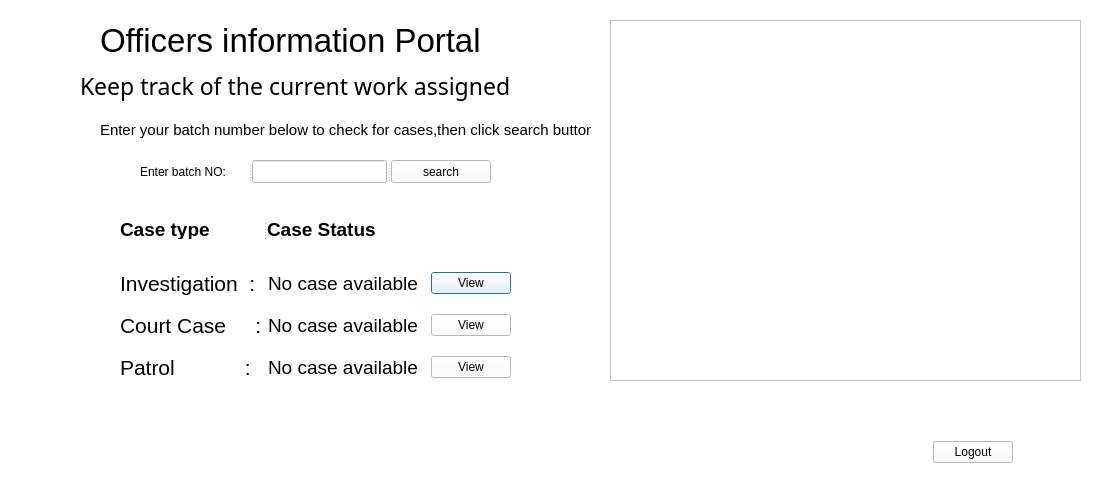
<?xml version="1.0" encoding="UTF-8"?>
<ui version="4.0">
 <class>Officer</class>
 <widget class="QDialog" name="Officer">
  <property name="geometry">
   <rect>
    <x>0</x>
    <y>0</y>
    <width>1094</width>
    <height>478</height>
   </rect>
  </property>
  <property name="palette">
   <palette>
    <active>
     <colorrole role="WindowText">
      <brush brushstyle="SolidPattern">
       <color alpha="255">
        <red>0</red>
        <green>0</green>
        <blue>0</blue>
       </color>
      </brush>
     </colorrole>
     <colorrole role="Button">
      <brush brushstyle="SolidPattern">
       <color alpha="255">
        <red>255</red>
        <green>255</green>
        <blue>255</blue>
       </color>
      </brush>
     </colorrole>
     <colorrole role="Light">
      <brush brushstyle="SolidPattern">
       <color alpha="255">
        <red>255</red>
        <green>255</green>
        <blue>255</blue>
       </color>
      </brush>
     </colorrole>
     <colorrole role="Midlight">
      <brush brushstyle="SolidPattern">
       <color alpha="255">
        <red>255</red>
        <green>255</green>
        <blue>255</blue>
       </color>
      </brush>
     </colorrole>
     <colorrole role="Dark">
      <brush brushstyle="SolidPattern">
       <color alpha="255">
        <red>127</red>
        <green>127</green>
        <blue>127</blue>
       </color>
      </brush>
     </colorrole>
     <colorrole role="Mid">
      <brush brushstyle="SolidPattern">
       <color alpha="255">
        <red>170</red>
        <green>170</green>
        <blue>170</blue>
       </color>
      </brush>
     </colorrole>
     <colorrole role="Text">
      <brush brushstyle="SolidPattern">
       <color alpha="255">
        <red>0</red>
        <green>0</green>
        <blue>0</blue>
       </color>
      </brush>
     </colorrole>
     <colorrole role="BrightText">
      <brush brushstyle="SolidPattern">
       <color alpha="255">
        <red>255</red>
        <green>255</green>
        <blue>255</blue>
       </color>
      </brush>
     </colorrole>
     <colorrole role="ButtonText">
      <brush brushstyle="SolidPattern">
       <color alpha="255">
        <red>0</red>
        <green>0</green>
        <blue>0</blue>
       </color>
      </brush>
     </colorrole>
     <colorrole role="Base">
      <brush brushstyle="SolidPattern">
       <color alpha="255">
        <red>255</red>
        <green>255</green>
        <blue>255</blue>
       </color>
      </brush>
     </colorrole>
     <colorrole role="Window">
      <brush brushstyle="SolidPattern">
       <color alpha="255">
        <red>255</red>
        <green>255</green>
        <blue>255</blue>
       </color>
      </brush>
     </colorrole>
     <colorrole role="Shadow">
      <brush brushstyle="SolidPattern">
       <color alpha="255">
        <red>0</red>
        <green>0</green>
        <blue>0</blue>
       </color>
      </brush>
     </colorrole>
     <colorrole role="AlternateBase">
      <brush brushstyle="SolidPattern">
       <color alpha="255">
        <red>255</red>
        <green>255</green>
        <blue>255</blue>
       </color>
      </brush>
     </colorrole>
     <colorrole role="ToolTipBase">
      <brush brushstyle="SolidPattern">
       <color alpha="255">
        <red>255</red>
        <green>255</green>
        <blue>220</blue>
       </color>
      </brush>
     </colorrole>
     <colorrole role="ToolTipText">
      <brush brushstyle="SolidPattern">
       <color alpha="255">
        <red>0</red>
        <green>0</green>
        <blue>0</blue>
       </color>
      </brush>
     </colorrole>
    </active>
    <inactive>
     <colorrole role="WindowText">
      <brush brushstyle="SolidPattern">
       <color alpha="255">
        <red>0</red>
        <green>0</green>
        <blue>0</blue>
       </color>
      </brush>
     </colorrole>
     <colorrole role="Button">
      <brush brushstyle="SolidPattern">
       <color alpha="255">
        <red>255</red>
        <green>255</green>
        <blue>255</blue>
       </color>
      </brush>
     </colorrole>
     <colorrole role="Light">
      <brush brushstyle="SolidPattern">
       <color alpha="255">
        <red>255</red>
        <green>255</green>
        <blue>255</blue>
       </color>
      </brush>
     </colorrole>
     <colorrole role="Midlight">
      <brush brushstyle="SolidPattern">
       <color alpha="255">
        <red>255</red>
        <green>255</green>
        <blue>255</blue>
       </color>
      </brush>
     </colorrole>
     <colorrole role="Dark">
      <brush brushstyle="SolidPattern">
       <color alpha="255">
        <red>127</red>
        <green>127</green>
        <blue>127</blue>
       </color>
      </brush>
     </colorrole>
     <colorrole role="Mid">
      <brush brushstyle="SolidPattern">
       <color alpha="255">
        <red>170</red>
        <green>170</green>
        <blue>170</blue>
       </color>
      </brush>
     </colorrole>
     <colorrole role="Text">
      <brush brushstyle="SolidPattern">
       <color alpha="255">
        <red>0</red>
        <green>0</green>
        <blue>0</blue>
       </color>
      </brush>
     </colorrole>
     <colorrole role="BrightText">
      <brush brushstyle="SolidPattern">
       <color alpha="255">
        <red>255</red>
        <green>255</green>
        <blue>255</blue>
       </color>
      </brush>
     </colorrole>
     <colorrole role="ButtonText">
      <brush brushstyle="SolidPattern">
       <color alpha="255">
        <red>0</red>
        <green>0</green>
        <blue>0</blue>
       </color>
      </brush>
     </colorrole>
     <colorrole role="Base">
      <brush brushstyle="SolidPattern">
       <color alpha="255">
        <red>255</red>
        <green>255</green>
        <blue>255</blue>
       </color>
      </brush>
     </colorrole>
     <colorrole role="Window">
      <brush brushstyle="SolidPattern">
       <color alpha="255">
        <red>255</red>
        <green>255</green>
        <blue>255</blue>
       </color>
      </brush>
     </colorrole>
     <colorrole role="Shadow">
      <brush brushstyle="SolidPattern">
       <color alpha="255">
        <red>0</red>
        <green>0</green>
        <blue>0</blue>
       </color>
      </brush>
     </colorrole>
     <colorrole role="AlternateBase">
      <brush brushstyle="SolidPattern">
       <color alpha="255">
        <red>255</red>
        <green>255</green>
        <blue>255</blue>
       </color>
      </brush>
     </colorrole>
     <colorrole role="ToolTipBase">
      <brush brushstyle="SolidPattern">
       <color alpha="255">
        <red>255</red>
        <green>255</green>
        <blue>220</blue>
       </color>
      </brush>
     </colorrole>
     <colorrole role="ToolTipText">
      <brush brushstyle="SolidPattern">
       <color alpha="255">
        <red>0</red>
        <green>0</green>
        <blue>0</blue>
       </color>
      </brush>
     </colorrole>
    </inactive>
    <disabled>
     <colorrole role="WindowText">
      <brush brushstyle="SolidPattern">
       <color alpha="255">
        <red>127</red>
        <green>127</green>
        <blue>127</blue>
       </color>
      </brush>
     </colorrole>
     <colorrole role="Button">
      <brush brushstyle="SolidPattern">
       <color alpha="255">
        <red>255</red>
        <green>255</green>
        <blue>255</blue>
       </color>
      </brush>
     </colorrole>
     <colorrole role="Light">
      <brush brushstyle="SolidPattern">
       <color alpha="255">
        <red>255</red>
        <green>255</green>
        <blue>255</blue>
       </color>
      </brush>
     </colorrole>
     <colorrole role="Midlight">
      <brush brushstyle="SolidPattern">
       <color alpha="255">
        <red>255</red>
        <green>255</green>
        <blue>255</blue>
       </color>
      </brush>
     </colorrole>
     <colorrole role="Dark">
      <brush brushstyle="SolidPattern">
       <color alpha="255">
        <red>127</red>
        <green>127</green>
        <blue>127</blue>
       </color>
      </brush>
     </colorrole>
     <colorrole role="Mid">
      <brush brushstyle="SolidPattern">
       <color alpha="255">
        <red>170</red>
        <green>170</green>
        <blue>170</blue>
       </color>
      </brush>
     </colorrole>
     <colorrole role="Text">
      <brush brushstyle="SolidPattern">
       <color alpha="255">
        <red>127</red>
        <green>127</green>
        <blue>127</blue>
       </color>
      </brush>
     </colorrole>
     <colorrole role="BrightText">
      <brush brushstyle="SolidPattern">
       <color alpha="255">
        <red>255</red>
        <green>255</green>
        <blue>255</blue>
       </color>
      </brush>
     </colorrole>
     <colorrole role="ButtonText">
      <brush brushstyle="SolidPattern">
       <color alpha="255">
        <red>127</red>
        <green>127</green>
        <blue>127</blue>
       </color>
      </brush>
     </colorrole>
     <colorrole role="Base">
      <brush brushstyle="SolidPattern">
       <color alpha="255">
        <red>255</red>
        <green>255</green>
        <blue>255</blue>
       </color>
      </brush>
     </colorrole>
     <colorrole role="Window">
      <brush brushstyle="SolidPattern">
       <color alpha="255">
        <red>255</red>
        <green>255</green>
        <blue>255</blue>
       </color>
      </brush>
     </colorrole>
     <colorrole role="Shadow">
      <brush brushstyle="SolidPattern">
       <color alpha="255">
        <red>0</red>
        <green>0</green>
        <blue>0</blue>
       </color>
      </brush>
     </colorrole>
     <colorrole role="AlternateBase">
      <brush brushstyle="SolidPattern">
       <color alpha="255">
        <red>255</red>
        <green>255</green>
        <blue>255</blue>
       </color>
      </brush>
     </colorrole>
     <colorrole role="ToolTipBase">
      <brush brushstyle="SolidPattern">
       <color alpha="255">
        <red>255</red>
        <green>255</green>
        <blue>220</blue>
       </color>
      </brush>
     </colorrole>
     <colorrole role="ToolTipText">
      <brush brushstyle="SolidPattern">
       <color alpha="255">
        <red>0</red>
        <green>0</green>
        <blue>0</blue>
       </color>
      </brush>
     </colorrole>
    </disabled>
   </palette>
  </property>
  <property name="windowTitle">
   <string>Dialog</string>
  </property>
  <property name="styleSheet">
   <string notr="true">Officer
{
background-image:url(:/new/photos/badges/badge2.png);

}</string>
  </property>
  <widget class="QLabel" name="label_4">
   <property name="geometry">
    <rect>
     <x>80</x>
     <y>70</y>
     <width>451</width>
     <height>31</height>
    </rect>
   </property>
   <property name="palette">
    <palette>
     <active/>
     <inactive/>
     <disabled/>
    </palette>
   </property>
   <property name="font">
    <font>
     <family>MV Boli</family>
     <pointsize>17</pointsize>
    </font>
   </property>
   <property name="text">
    <string>Keep track of the current work assigned</string>
   </property>
  </widget>
  <widget class="QLabel" name="label_5">
   <property name="geometry">
    <rect>
     <x>100</x>
     <y>20</y>
     <width>391</width>
     <height>41</height>
    </rect>
   </property>
   <property name="palette">
    <palette>
     <active/>
     <inactive/>
     <disabled/>
    </palette>
   </property>
   <property name="font">
    <font>
     <family>MS Shell Dlg 2</family>
     <pointsize>25</pointsize>
    </font>
   </property>
   <property name="text">
    <string>Officers information Portal</string>
   </property>
  </widget>
  <widget class="QSplitter" name="splitter">
   <property name="geometry">
    <rect>
     <x>120</x>
     <y>220</y>
     <width>321</width>
     <height>19</height>
    </rect>
   </property>
   <property name="orientation">
    <enum>Qt::Horizontal</enum>
   </property>
   <widget class="QLabel" name="label_6">
    <property name="palette">
     <palette>
      <active/>
      <inactive/>
      <disabled/>
     </palette>
    </property>
    <property name="font">
     <font>
      <pointsize>14</pointsize>
      <weight>75</weight>
      <bold>true</bold>
     </font>
    </property>
    <property name="text">
     <string>Case type</string>
    </property>
   </widget>
   <widget class="QLabel" name="label_7">
    <property name="palette">
     <palette>
      <active/>
      <inactive/>
      <disabled/>
     </palette>
    </property>
    <property name="font">
     <font>
      <pointsize>14</pointsize>
      <weight>75</weight>
      <bold>true</bold>
     </font>
    </property>
    <property name="text">
     <string>Case Status</string>
    </property>
   </widget>
  </widget>
  <widget class="QWidget" name="layoutWidget">
   <property name="geometry">
    <rect>
     <x>120</x>
     <y>260</y>
     <width>391</width>
     <height>131</height>
    </rect>
   </property>
   <layout class="QGridLayout" name="gridLayout">
    <item row="0" column="0">
     <widget class="QLabel" name="label_8">
      <property name="palette">
       <palette>
        <active/>
        <inactive/>
        <disabled/>
       </palette>
      </property>
      <property name="font">
       <font>
        <pointsize>16</pointsize>
       </font>
      </property>
      <property name="text">
       <string>Investigation  :</string>
      </property>
     </widget>
    </item>
    <item row="0" column="1">
     <widget class="QLabel" name="inv_lb">
      <property name="font">
       <font>
        <pointsize>14</pointsize>
       </font>
      </property>
      <property name="text">
       <string>No case available</string>
      </property>
     </widget>
    </item>
    <item row="0" column="2">
     <spacer name="horizontalSpacer">
      <property name="orientation">
       <enum>Qt::Horizontal</enum>
      </property>
      <property name="sizeHint" stdset="0">
       <size>
        <width>40</width>
        <height>20</height>
       </size>
      </property>
     </spacer>
    </item>
    <item row="0" column="3">
     <widget class="QPushButton" name="investigationView">
      <property name="text">
       <string>View</string>
      </property>
     </widget>
    </item>
    <item row="1" column="0">
     <widget class="QLabel" name="label_9">
      <property name="palette">
       <palette>
        <active/>
        <inactive/>
        <disabled/>
       </palette>
      </property>
      <property name="font">
       <font>
        <pointsize>16</pointsize>
       </font>
      </property>
      <property name="text">
       <string>Court Case     :</string>
      </property>
     </widget>
    </item>
    <item row="1" column="1">
     <widget class="QLabel" name="court_lb">
      <property name="font">
       <font>
        <pointsize>14</pointsize>
       </font>
      </property>
      <property name="text">
       <string>No case available</string>
      </property>
     </widget>
    </item>
    <item row="1" column="2">
     <spacer name="horizontalSpacer_2">
      <property name="orientation">
       <enum>Qt::Horizontal</enum>
      </property>
      <property name="sizeHint" stdset="0">
       <size>
        <width>40</width>
        <height>20</height>
       </size>
      </property>
     </spacer>
    </item>
    <item row="1" column="3">
     <widget class="QPushButton" name="courtView">
      <property name="text">
       <string>View</string>
      </property>
     </widget>
    </item>
    <item row="2" column="0">
     <widget class="QLabel" name="label_10">
      <property name="palette">
       <palette>
        <active/>
        <inactive/>
        <disabled/>
       </palette>
      </property>
      <property name="font">
       <font>
        <pointsize>16</pointsize>
       </font>
      </property>
      <property name="text">
       <string>Patrol            :</string>
      </property>
     </widget>
    </item>
    <item row="2" column="1">
     <widget class="QLabel" name="pat_lb">
      <property name="font">
       <font>
        <pointsize>14</pointsize>
       </font>
      </property>
      <property name="text">
       <string>No case available</string>
      </property>
     </widget>
    </item>
    <item row="2" column="2">
     <spacer name="horizontalSpacer_3">
      <property name="orientation">
       <enum>Qt::Horizontal</enum>
      </property>
      <property name="sizeHint" stdset="0">
       <size>
        <width>40</width>
        <height>20</height>
       </size>
      </property>
     </spacer>
    </item>
    <item row="2" column="3">
     <widget class="QPushButton" name="patrolView">
      <property name="text">
       <string>View</string>
      </property>
     </widget>
    </item>
   </layout>
  </widget>
  <widget class="QWidget" name="layoutWidget">
   <property name="geometry">
    <rect>
     <x>890</x>
     <y>440</y>
     <width>123</width>
     <height>25</height>
    </rect>
   </property>
   <layout class="QHBoxLayout" name="horizontalLayout">
    <item>
     <spacer name="horizontalSpacer_4">
      <property name="orientation">
       <enum>Qt::Horizontal</enum>
      </property>
      <property name="sizeHint" stdset="0">
       <size>
        <width>40</width>
        <height>20</height>
       </size>
      </property>
     </spacer>
    </item>
    <item>
     <widget class="QPushButton" name="pushButton">
      <property name="text">
       <string>Logout</string>
      </property>
     </widget>
    </item>
   </layout>
  </widget>
  <widget class="QLabel" name="label_12">
   <property name="geometry">
    <rect>
     <x>100</x>
     <y>120</y>
     <width>491</width>
     <height>20</height>
    </rect>
   </property>
   <property name="font">
    <font>
     <pointsize>11</pointsize>
    </font>
   </property>
   <property name="text">
    <string>Enter your batch number below to check for cases,then click search button</string>
   </property>
  </widget>
  <widget class="QSplitter" name="splitter_2">
   <property name="geometry">
    <rect>
     <x>140</x>
     <y>160</y>
     <width>351</width>
     <height>23</height>
    </rect>
   </property>
   <property name="orientation">
    <enum>Qt::Horizontal</enum>
   </property>
   <widget class="QLabel" name="label_11">
    <property name="text">
     <string>Enter batch NO:</string>
    </property>
   </widget>
   <widget class="QLineEdit" name="edit">
    <property name="palette">
     <palette>
      <active/>
      <inactive/>
      <disabled/>
     </palette>
    </property>
    <property name="text">
     <string/>
    </property>
   </widget>
   <widget class="QPushButton" name="pushButton_2">
    <property name="text">
     <string>search</string>
    </property>
   </widget>
  </widget>
  <widget class="QTableView" name="tableView">
   <property name="geometry">
    <rect>
     <x>610</x>
     <y>20</y>
     <width>471</width>
     <height>361</height>
    </rect>
   </property>
  </widget>
 </widget>
 <resources/>
 <connections/>
</ui>
